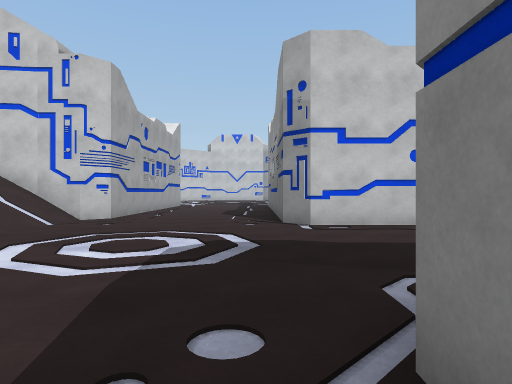
View 1 (above)

21 first-person views from a walk through a 3-D level made in the Unity game engine. The camera is 1.3 m above the floor, looks level and sees 75° across. The floor is counted in squares, 2 m on a side. Each view is taken from the middle of a square. On the plan, view 1 faces up. The plan holds only what a view shows up to about 10 squares ahead; the rest is blank. The place goes on beyond the plan. The player character is not drawn.

View 2
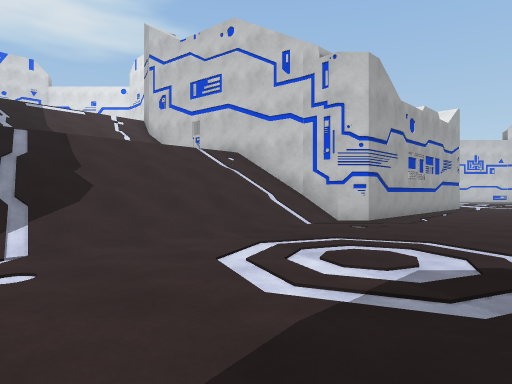

View 3
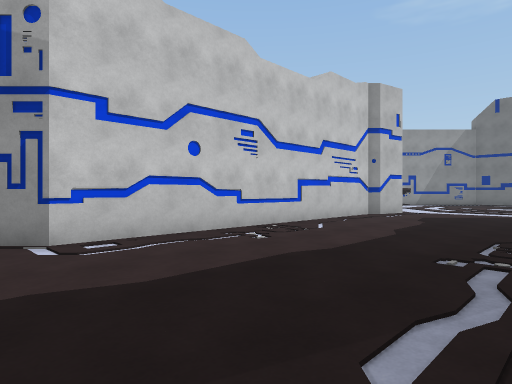

View 4
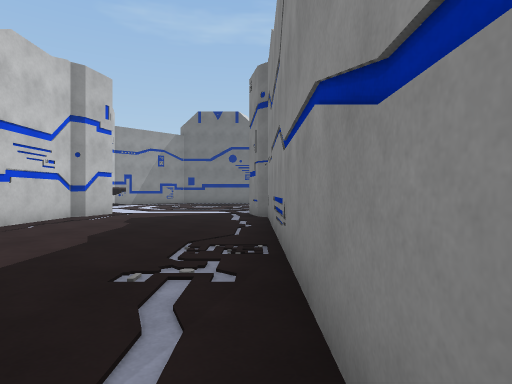

View 5
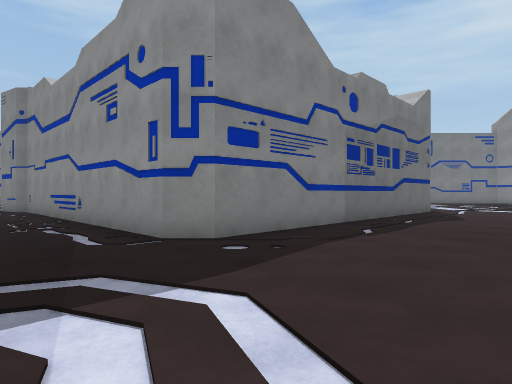

View 6
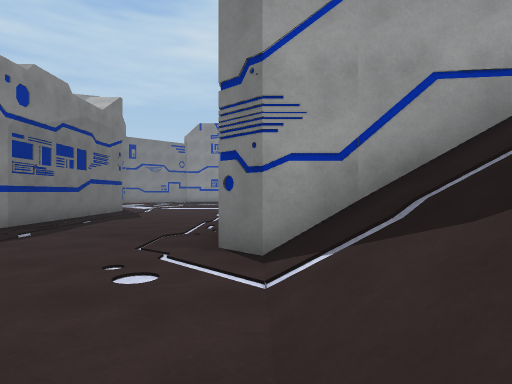

View 7
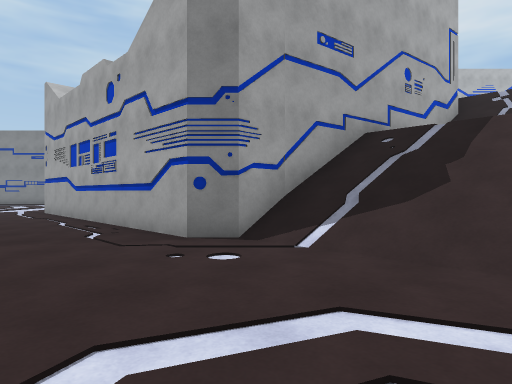

View 8
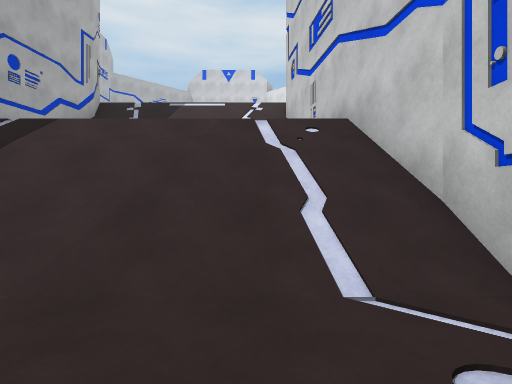

View 9
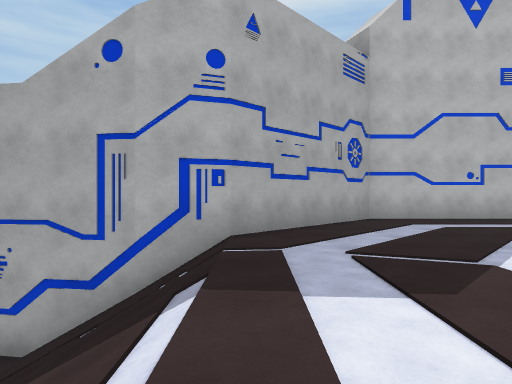

View 10
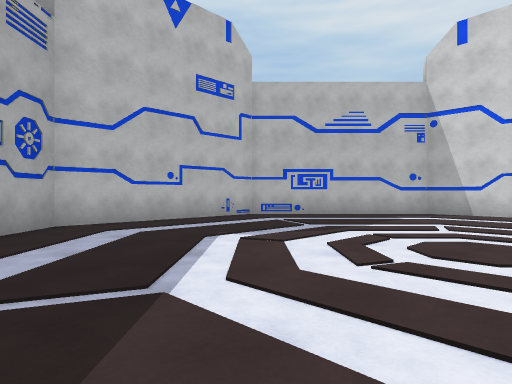

View 11
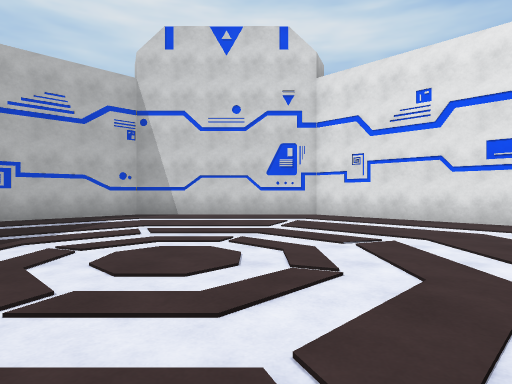

View 12
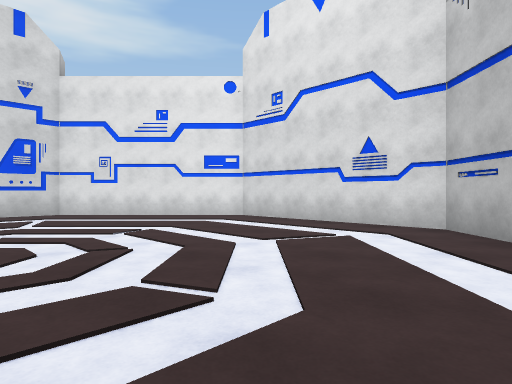

View 13
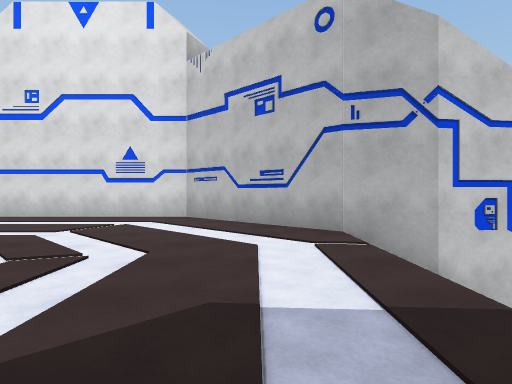

View 14
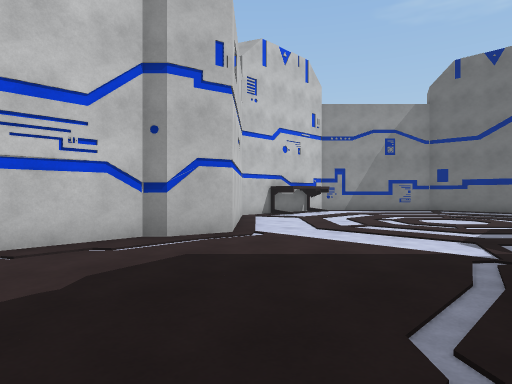

View 15
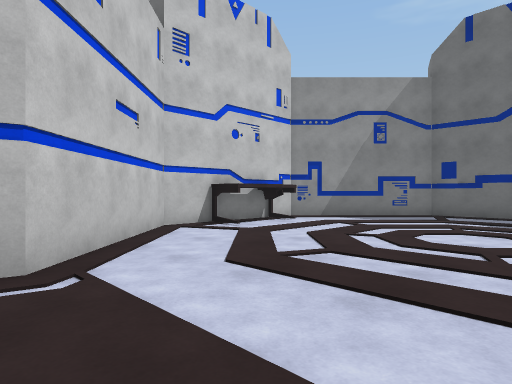

View 16
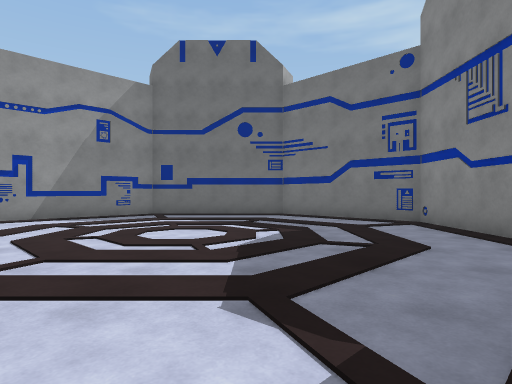

View 17
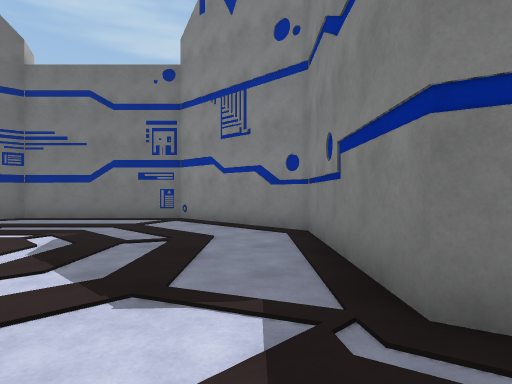

View 18
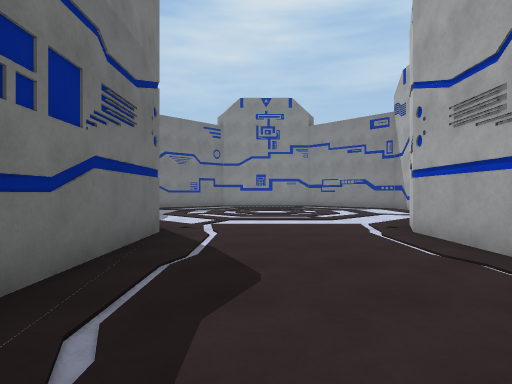

View 19
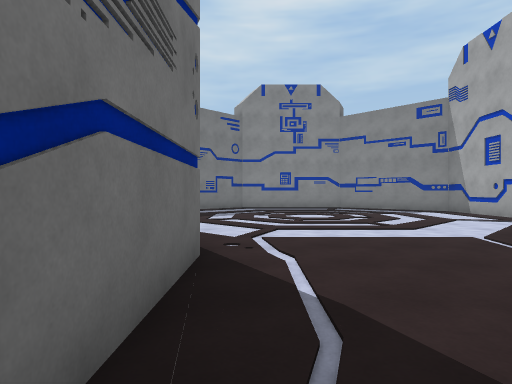

View 20
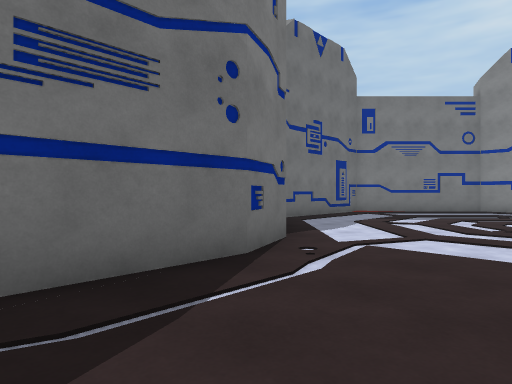

View 21
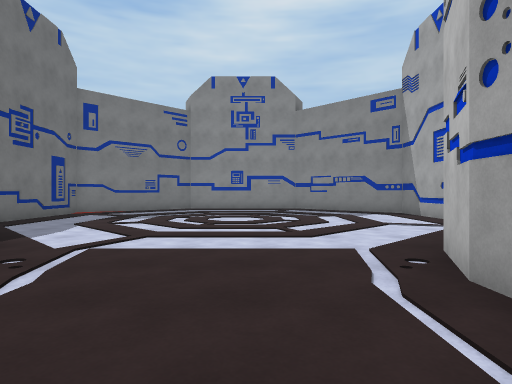

### Floor plan
Key: @ floor where view 1 was taken; # wall or solid block; . main floor; : floor 7 m higher than the main floor; / step, stairs or slope; ^ raised ledge; E desk.
Columns run from 25 left of view 1 to 20 right of it. Each row starts with its distance up from view 1.
 12                      #..
 11    ########          #...
 10   ##::::::##         #....#
  9  ##::::::::##        #....#          #######
  8 ##::::::::::##   #####....#         ##..EE.##
  7 #::::::::::::#### ////....###########.......##
  6 #:::::::::::://   ////.......................#
  5 #:::::::::::://   ////.......................#
  4 #:::::::::::://   ////.......................#
  3 #:::::::::::://   ////.......................#
  2 #::::::::::::///  ////.............##........#
  1 ##:::::::::::######///....############......##
  0  ##:::::::::^     ####...@#          ##....##
 -1   ##:::::::^         #....#           ######
 -2    #######^          #....#
 -3                      #....#
 -4                      #....#
 -5                      #....#
 -6                      #....#
 -7                      #....#
 -8                     ##....##
 -9                     #......#
-10                     ........
-11                     .........
-12                    ..........#
-13                   #..........#
-14                   #..........#
-15                   #..........#

Where each view was taken, in squares from view 1:
view 1: 0 up, 0 right, facing up
view 2: 1 up, 0 right, facing up-left
view 3: 2 up, 0 right, facing up-right
view 4: 2 up, 1 right, facing right
view 5: 4 up, 3 left, facing down-right
view 6: 4 up, 4 left, facing down
view 7: 4 up, 1 left, facing down-left
view 8: 6 up, 2 left, facing left
view 9: 6 up, 13 left, facing down
view 10: 5 up, 14 left, facing down-left
view 11: 5 up, 15 left, facing left
view 12: 4 up, 14 left, facing up-left
view 13: 2 up, 14 left, facing up
view 14: 2 up, 7 right, facing up-right
view 15: 3 up, 10 right, facing up-right
view 16: 3 up, 10 right, facing right
view 17: 4 up, 10 right, facing down-right
view 18: 2 down, 1 left, facing down
view 19: 4 down, 0 right, facing down
view 20: 5 down, 2 left, facing down-right
view 21: 5 down, 2 left, facing down
